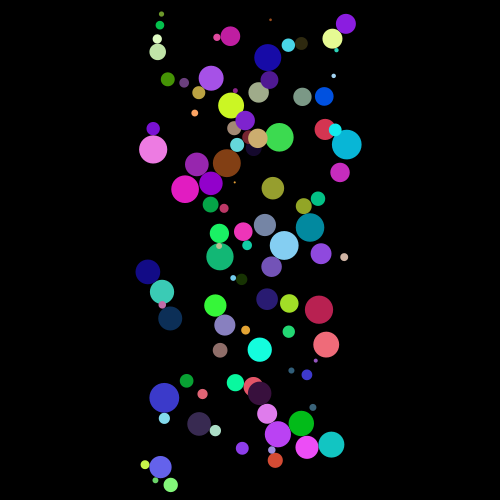
Frame 1 (no input)
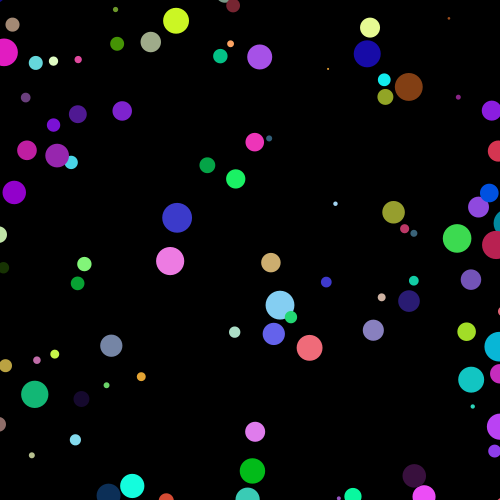
Frame 60 (the mouse pressed at the canvas centre just before this capture)
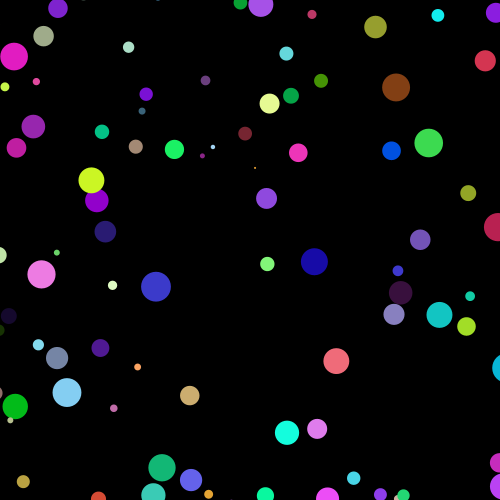
Frame 120 (the mouse held since frame 60 and released just before this capture)

The Processing sketch that drew these frames (run headless with seeded random() and noise(); from frame 60 on, the mouse is pressed at the canvas centre):

// Processing sketch: collapase
// ── collapase.pde
//선언
int numBalls = 100;
Ball[] balls = new Ball[numBalls]; //Ball list

void setup() {
  size(500, 500);
  smooth();
  //객체 초기화 - 각각 다른 크기와 색상의 Ball 오브젝트를 만들어 리스트에 집어 넣는다.
  for (int i = 0; i < balls.length; i++) {
    balls[i] = new Ball(random(150, width - 150), 
              random(10, height),
              random(2, 30),
              color(random(255), random(255), random(255)),
              i, balls);
  }
}

void draw() {
  background(0);
  //동작
  for (int i = 0;  i < balls.length; i++) {
    
    balls[i].update();
    balls[i].collide();
    balls[i].display();
    
  }
}



//클래스
class Ball {
  
  float x;
  float y;
  float w; //볼크기
  color c; 
  Ball[] others;
  float vx =  0.01;
  float vy = 0.01;
  int id;

  Ball(float _x, float _y, float _w, color _c, int idin, Ball[] oin) {
    x = _x;
    y = _y;
    w = _w;
    c = _c;
    id = idin;
    others = oin;
  }
  
  //충돌
  void collide() {
    for (int i = id + 1; i < numBalls; i++) {
      float dx = others[i].x - x;
      float dy = others[i].y - y;
      float distance = sqrt(dx*dx + dy*dy);
      float minDist = others[i].w/2 + w/2;
      if (distance < minDist) { 
        float angle = atan2(dy, dx);
        float targetX = x + cos(angle) * minDist;
        float targetY = y + sin(angle) * minDist;
        float ax = (targetX - others[i].x);
        float ay = (targetY - others[i].y);
        vx -= ax;
        vy -= ay;
        others[i].vx += ax;
        others[i].vy += ay;
      }
    }   
  }
  
  void update() {
    x += vx;
    y += vy;
    println(vx);
    if (x > width - w/2 || x < 0 + w/2) { 
      vx = vx * -1;
      if (vx > 5.0 || vx < -5.0){
        vx *= 0.001;
      }
    }
    
    if(y > height - w/2 || y < 0 + w/2) {
      vy = vy * -1;
      if (vy > 5.0 || vy < -5.0) {
        vy *= 0.001;
      }
    }
  }
  
  void display(){
    noStroke();
    fill(c);
    ellipse(x, y, w, w);  
  }
}
